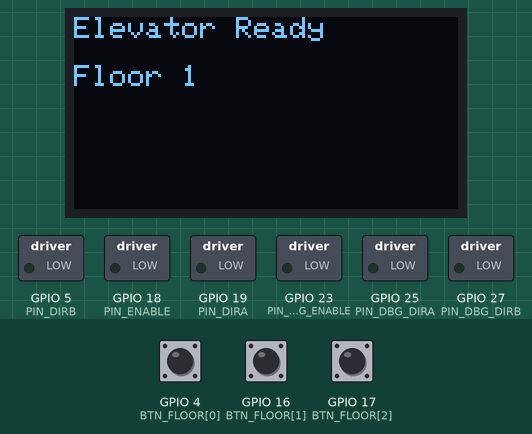
A sketch run on a simulated ESP32. Parts: 128×64 one-colour display, switched loads named in the sketch (green lamp = pin HIGH). The inputs (shaded band) are chosen by the test bench; at power-on: GPIO 16 (BTN_FLOOR[1]) HIGH, GPIO 4 (BTN_FLOOR[0]) HIGH, GPIO 17 (BTN_FLOOR[2]) HIGH. What the sketch prints to the serial monitor is not drawn.

Above: at 1.2 s.
1.3 s: GPIO 16 (BTN_FLOOR[1]) pulled LOW for 0.15 s
At 2.4 s:
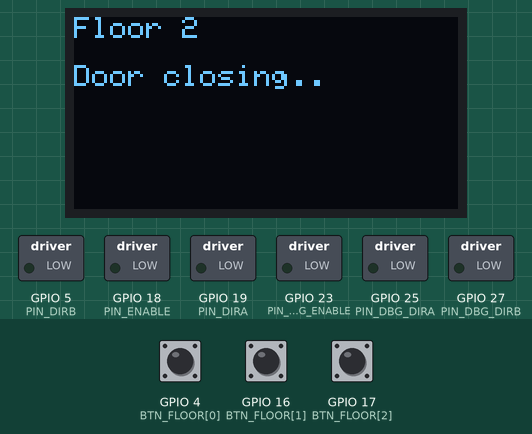
At 4.7 s:
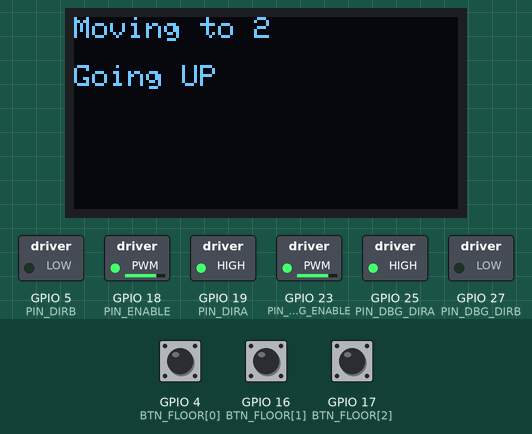
Timing chart, 0 to 11.9 s (numbered marks = the images above; inputs shaded):
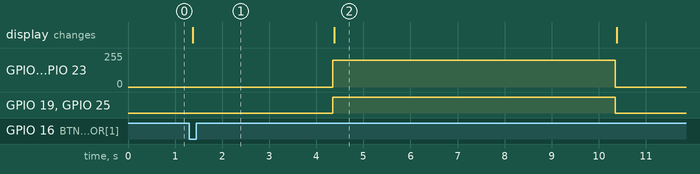

Measured:
- after the input at 1.3 s, GPIO 18 (PIN_ENABLE), GPIO 23 (PIN_DBG_ENABLE): 0/255 → 199/255 after 3.1 s, → 0/255 6.0 s later; GPIO 19 (PIN_DIRA), GPIO 25 (PIN_DBG_DIRA): LOW → HIGH after 3.1 s, → LOW 6.0 s later; the display: changes after 0.08 s (image 1)

The sketch:

BSH_Elevator_Node.ino
```cpp
/*
 * BSH-Elevator -- Real Bench Combined Sketch (Phase A)
 * ESP32 + 3 floor buttons + I2C SSD1306 OLED + L293D motor driver + optional debug LEDs
 *
 * Pinout (matches each component's Wiring.md under Firmware/BSH-Elevator and Wiring_Diagram.svg):
 *   Floor 1 button -> GPIO 4   (INPUT_PULLUP)
 *   Floor 2 button -> GPIO 16  (INPUT_PULLUP)
 *   Floor 3 button -> GPIO 17  (INPUT_PULLUP)
 *   OLED SDA       -> GPIO 21
 *   OLED SCL       -> GPIO 22
 *   L293D ENABLE   -> GPIO 18  (PWM, motor speed)
 *   L293D DIRA     -> GPIO 19
 *   L293D DIRB     -> GPIO 5
 *   Debug LED (opt)-> GPIO 23 (mirrors ENABLE), GPIO 25 (mirrors DIRA), GPIO 27 (mirrors DIRB)
 *
 * Libraries needed (Library Manager): "Adafruit SSD1306" + "Adafruit GFX Library"
 * Assumes a 128x64 SSD1306 at I2C address 0x3C -- the most common size/address combo.
 * If yours is 128x32, change SCREEN_HEIGHT below to 32. If the screen stays blank,
 * try address 0x3D instead of 0x3C.
 */

#include <Wire.h>
#include <Adafruit_GFX.h>
#include <Adafruit_SSD1306.h>

// ---------- Pins ----------
const int BTN_FLOOR[3]   = {4, 16, 17};
const int PIN_ENABLE      = 18;
const int PIN_DIRA        = 19;
const int PIN_DIRB        = 5;
const int PIN_DBG_ENABLE  = 23; // mirrors PIN_ENABLE
const int PIN_DBG_DIRA    = 25; // mirrors PIN_DIRA
const int PIN_DBG_DIRB    = 27; // mirrors PIN_DIRB

// ---------- Timing / tuning (starting values -- same as the working Wokwi sim) ----------
const unsigned long DOOR_DELAY_MS          = 3000;
const unsigned long FLOOR_TRAVEL_MS        = 6000;  // time to travel one floor -- tune this per the
                                                      // target-time calibration procedure in
                                                      // L293D_Motor_Driver/Wiring.md once the real
                                                      // motor/gearbox load is on the bench
const unsigned long ARRIVED_DISPLAY_MS     = 2000;
const int           MOTOR_SPEED            = 200;    // 0-255 PWM duty -- tune alongside FLOOR_TRAVEL_MS
const int           LEDC_FREQ_HZ           = 1000;
const int           LEDC_RESOLUTION        = 8;       // 8-bit -> 0-255 duty range
const unsigned long FAULT_TIMEOUT_MARGIN_MS = 4000;
const unsigned long DEBOUNCE_MS            = 50;

#define SCREEN_WIDTH 128
#define SCREEN_HEIGHT 64
#define OLED_ADDR 0x3C
Adafruit_SSD1306 display(SCREEN_WIDTH, SCREEN_HEIGHT, &Wire, -1);

// ---------- Debounce state ----------
struct ButtonState {
  bool lastReading;
  bool stable;
  unsigned long lastChangeMs;
};
ButtonState btnState[3];

// ---------- Elevator state machine ----------
enum ElevatorState { ELEV_IDLE, ELEV_DOOR_CLOSING, ELEV_MOVING, ELEV_ARRIVED };
ElevatorState state = ELEV_IDLE;

int currentFloor = 1;       // 1-3, physical starting position -- set the car at floor 1 before power-on
int targetFloor = -1;
unsigned long stateEnteredAt = 0;
bool faulted = false;

// ---------- Helpers ----------
bool readDebounced(int idx) {
  bool raw = (digitalRead(BTN_FLOOR[idx]) == LOW); // pressed = LOW (INPUT_PULLUP)
  unsigned long now = millis();
  if (raw != btnState[idx].lastReading) {
    btnState[idx].lastChangeMs = now;
    btnState[idx].lastReading = raw;
  }
  if ((now - btnState[idx].lastChangeMs) > DEBOUNCE_MS) {
    if (btnState[idx].stable != raw) {
      btnState[idx].stable = raw;
      return raw; // return true only on the debounced press edge
    }
  }
  return false;
}

void lcdPrint(const String &line1, const String &line2) {
  // Text size 1 = 6px/char, so up to ~21 characters fit on a 128px-wide screen
  // without wrapping. Our longest messages (e.g. "Moving to 3") fit comfortably,
  // so both lines stay put instead of wrapping into each other.
  display.clearDisplay();
  display.setTextColor(SSD1306_WHITE);
  display.setTextSize(1);
  display.setCursor(0, 0);
  display.println(line1);
  display.setCursor(0, 16);
  display.println(line2);
  display.display();
}

void motorStop() {
  ledcWrite(PIN_ENABLE, 0);
  digitalWrite(PIN_DIRA, LOW);
  digitalWrite(PIN_DIRB, LOW);
  // mirror to debug LEDs
  ledcWrite(PIN_DBG_ENABLE, 0);
  digitalWrite(PIN_DBG_DIRA, LOW);
  digitalWrite(PIN_DBG_DIRB, LOW);
}

void motorRunToward(int target) {
  bool up = (target > currentFloor);
  digitalWrite(PIN_DIRA, up ? HIGH : LOW);
  digitalWrite(PIN_DIRB, up ? LOW : HIGH);
  ledcWrite(PIN_ENABLE, MOTOR_SPEED);
  // mirror to debug LEDs
  digitalWrite(PIN_DBG_DIRA, up ? HIGH : LOW);
  digitalWrite(PIN_DBG_DIRB, up ? LOW : HIGH);
  ledcWrite(PIN_DBG_ENABLE, MOTOR_SPEED);
}

void requestFloor(int floorNum) {
  if (faulted) return;
  if (floorNum == currentFloor && state == ELEV_IDLE) {
    lcdPrint("Floor " + String(floorNum), "Already here");
    return;
  }
  if (state == ELEV_IDLE) {
    targetFloor = floorNum;
    state = ELEV_DOOR_CLOSING;
    stateEnteredAt = millis();
    lcdPrint("Floor " + String(floorNum), "Door closing..");
  }
  // ignore new requests while already moving/door-closing/arrived -- matches Wokwi sim behavior
}

void setup() {
  Serial.begin(115200);

  for (int i = 0; i < 3; i++) {
    pinMode(BTN_FLOOR[i], INPUT_PULLUP);
    btnState[i] = {false, false, 0};
  }

  pinMode(PIN_DIRA, OUTPUT);
  pinMode(PIN_DIRB, OUTPUT);
  pinMode(PIN_DBG_DIRA, OUTPUT);
  pinMode(PIN_DBG_DIRB, OUTPUT);

  ledcAttach(PIN_ENABLE, LEDC_FREQ_HZ, LEDC_RESOLUTION);
  ledcAttach(PIN_DBG_ENABLE, LEDC_FREQ_HZ, LEDC_RESOLUTION);
  motorStop();

  Wire.begin(21, 22);
  if (!display.begin(SSD1306_SWITCHCAPVCC, OLED_ADDR)) {
    Serial.println("OLED not found at 0x3C -- check wiring/address (try 0x3D).");
    while (true) { delay(1000); } // halt so it's obvious the screen didn't init
  }
  lcdPrint("Elevator Ready", "Floor " + String(currentFloor));

  Serial.println("BSH-Elevator bench node ready.");
}

void loop() {
  // --- button polling ---
  for (int i = 0; i < 3; i++) {
    if (readDebounced(i)) {
      requestFloor(i + 1);
    }
  }

  unsigned long now = millis();

  switch (state) {
    case ELEV_IDLE:
      // nothing to do, waiting for a request
      break;

    case ELEV_DOOR_CLOSING:
      if (now - stateEnteredAt >= DOOR_DELAY_MS) {
        state = ELEV_MOVING;
        stateEnteredAt = now;
        motorRunToward(targetFloor);
        lcdPrint("Moving to " + String(targetFloor), (targetFloor > currentFloor) ? "Going UP" : "Going DOWN");
      }
      break;

    case ELEV_MOVING: {
      unsigned long travelSoFar = now - stateEnteredAt;
      bool normalTimeout = travelSoFar >= FLOOR_TRAVEL_MS;

      if (normalTimeout) {
        motorStop();
        currentFloor = targetFloor;
        state = ELEV_ARRIVED;
        stateEnteredAt = now;
        lcdPrint("Arrived Floor " + String(currentFloor), "Door opening..");
      } else if (!faulted && travelSoFar > (FLOOR_TRAVEL_MS + FAULT_TIMEOUT_MARGIN_MS)) {
        // safety net -- should not normally trigger since normalTimeout fires first
        motorStop();
        faulted = true;
        lcdPrint("FAULT", "Motor timeout");
      }
      break;
    }

    case ELEV_ARRIVED:
      if (now - stateEnteredAt >= ARRIVED_DISPLAY_MS) {
        state = ELEV_IDLE;
        lcdPrint("Floor " + String(currentFloor), "Ready");
      }
      break;
  }
}
```
